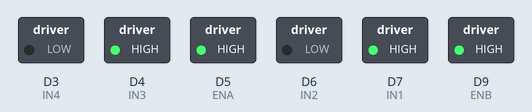
Bench run of a sketch on a simulated Arduino Uno R4 Minima. Parts: switched loads named in the sketch (green lamp = pin HIGH).

Above: at 0.1 s.
Timing chart, 0 to 1.6 s (numbered marks = the images above):
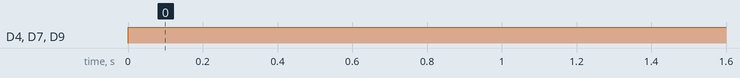

Measured:
- by itself, D4 (IN3), D7 (IN1), D9 (ENB): LOW → HIGH at 0.00 s

The sketch:

main.ino
```cpp
#include <Arduino.h>

// --- Configurations ---
constexpr uint8_t tireRadius = 2;  // Tire radius `(cm)`
constexpr uint8_t boardWidth = 10; // Physical board width `(cm)` / distance of two tires
constexpr uint8_t topSpeed = 4;    // Speed of the motors at full power `(cm/s)`

// --- Sensor Pins ---
constexpr uint8_t SensorPin[] = {A0, A1, A2, A3, A4, A5}; // Sensors in left to right order

// --- Motor A Pins ---
constexpr uint8_t ENA = 5; // PWM pin for speed
constexpr uint8_t IN1 = 7; // Direction pin 1
constexpr uint8_t IN2 = 6; // Direction pin 2

// --- Motor B Pins ---
constexpr uint8_t ENB = 9; // PWM pin for speed
constexpr uint8_t IN3 = 4; // Direction pin 3
constexpr uint8_t IN4 = 3; // Direction pin 4

void setup()
{
    // Set all motor control pins as outputs
    pinMode(ENA, OUTPUT);
    pinMode(ENB, OUTPUT);
    pinMode(IN1, OUTPUT);
    pinMode(IN2, OUTPUT);
    pinMode(IN3, OUTPUT);
    pinMode(IN4, OUTPUT);

    for (uint8_t pin : SensorPin)
        pinMode(pin, INPUT);
}

void loop()
{
    // 1. Move both motors FORWARD at full speed for 2 seconds
    moveForward(255);
    delay(2000);
}

// --- Helper Functions ---

inline void setMotorDirection(bool leftForward, bool rightForward)
{
    digitalWrite(IN1, leftForward);
    digitalWrite(IN2, !leftForward);

    digitalWrite(IN3, rightForward);
    digitalWrite(IN4, !rightForward);
}

inline void setMotorSpeed(uint8_t leftMotorSpeed, uint8_t rightMotorSpeed)
{
    analogWrite(ENA, leftMotorSpeed);
    analogWrite(ENB, rightMotorSpeed);
}

inline void moveForward(uint8_t speed)
{
    setMotorSpeed(speed, speed);
    setMotorDirection(true, true);
}

inline void moveBackward(uint8_t speed)
{
    setMotorSpeed(speed, speed);
    setMotorDirection(false, false);
}

inline void stopMotors()
{
    // Turn off enable pins to cut power/coast to a stop
    setMotorSpeed(0, 0);

    digitalWrite(IN1, LOW);
    digitalWrite(IN2, LOW);
    digitalWrite(IN3, LOW);
    digitalWrite(IN4, LOW);
}

// `turnLeft`: `true` if turning left, `false` otherwise
// `innerRadius`: the radius of the circle created by taking the path of the inner tire as tangent to the direction of the turn
// `outerSpeed`: speed of the outer tire with respect to the turning direction
void turn(bool left, uint16_t innerRadius, uint8_t outerSpeed)
{
    uint8_t innerSpeed = (innerRadius * outerSpeed) / (innerRadius + boardWidth);

    if (left)
        setMotorSpeed(innerSpeed, outerSpeed);
    else
        setMotorSpeed(outerSpeed, innerSpeed);

    setMotorDirection(true, true);
}
```
